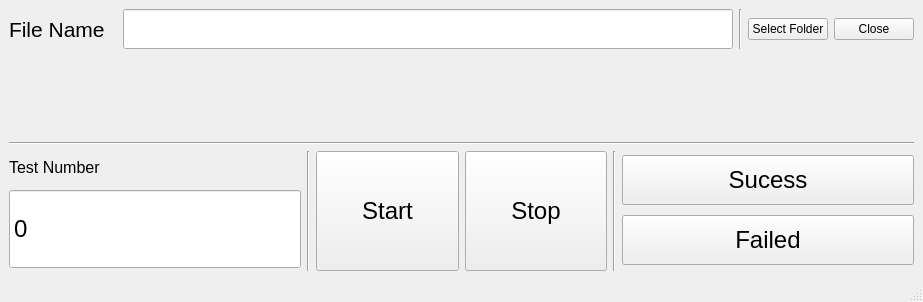
<?xml version="1.0" encoding="UTF-8"?>
<ui version="4.0">
 <class>MainWindow</class>
 <widget class="QMainWindow" name="MainWindow">
  <property name="geometry">
   <rect>
    <x>0</x>
    <y>0</y>
    <width>923</width>
    <height>302</height>
   </rect>
  </property>
  <property name="windowTitle">
   <string>MainWindow</string>
  </property>
  <widget class="QWidget" name="centralwidget">
   <layout class="QVBoxLayout" name="verticalLayout_3">
    <item>
     <layout class="QHBoxLayout" name="horizontalLayout_2">
      <item>
       <widget class="QLabel" name="label_2">
        <property name="font">
         <font>
          <pointsize>16</pointsize>
         </font>
        </property>
        <property name="text">
         <string>File Name  </string>
        </property>
       </widget>
      </item>
      <item>
       <widget class="QLineEdit" name="fileEdit">
        <property name="minimumSize">
         <size>
          <width>0</width>
          <height>40</height>
         </size>
        </property>
        <property name="maximumSize">
         <size>
          <width>16777215</width>
          <height>40</height>
         </size>
        </property>
        <property name="font">
         <font>
          <pointsize>16</pointsize>
         </font>
        </property>
       </widget>
      </item>
      <item>
       <widget class="Line" name="line_4">
        <property name="orientation">
         <enum>Qt::Vertical</enum>
        </property>
       </widget>
      </item>
      <item>
       <widget class="QPushButton" name="openButton">
        <property name="text">
         <string>Select Folder</string>
        </property>
       </widget>
      </item>
      <item>
       <widget class="QPushButton" name="closeButton">
        <property name="text">
         <string>Close</string>
        </property>
       </widget>
      </item>
     </layout>
    </item>
    <item>
     <spacer name="verticalSpacer">
      <property name="orientation">
       <enum>Qt::Vertical</enum>
      </property>
      <property name="sizeHint" stdset="0">
       <size>
        <width>20</width>
        <height>40</height>
       </size>
      </property>
     </spacer>
    </item>
    <item>
     <widget class="Line" name="line_3">
      <property name="orientation">
       <enum>Qt::Horizontal</enum>
      </property>
     </widget>
    </item>
    <item>
     <layout class="QHBoxLayout" name="horizontalLayout_3">
      <item>
       <layout class="QVBoxLayout" name="verticalLayout_2">
        <item>
         <widget class="QLabel" name="label">
          <property name="minimumSize">
           <size>
            <width>0</width>
            <height>30</height>
           </size>
          </property>
          <property name="maximumSize">
           <size>
            <width>16777215</width>
            <height>30</height>
           </size>
          </property>
          <property name="font">
           <font>
            <pointsize>12</pointsize>
           </font>
          </property>
          <property name="text">
           <string>Test Number</string>
          </property>
         </widget>
        </item>
        <item>
         <widget class="QSpinBox" name="testSpinBox">
          <property name="minimumSize">
           <size>
            <width>0</width>
            <height>80</height>
           </size>
          </property>
          <property name="maximumSize">
           <size>
            <width>16777215</width>
            <height>80</height>
           </size>
          </property>
          <property name="font">
           <font>
            <pointsize>18</pointsize>
           </font>
          </property>
          <property name="readOnly">
           <bool>true</bool>
          </property>
          <property name="buttonSymbols">
           <enum>QAbstractSpinBox::NoButtons</enum>
          </property>
          <property name="maximum">
           <number>100000000</number>
          </property>
         </widget>
        </item>
       </layout>
      </item>
      <item>
       <widget class="Line" name="line">
        <property name="orientation">
         <enum>Qt::Vertical</enum>
        </property>
       </widget>
      </item>
      <item>
       <layout class="QHBoxLayout" name="horizontalLayout">
        <item>
         <widget class="QPushButton" name="startButton">
          <property name="minimumSize">
           <size>
            <width>0</width>
            <height>120</height>
           </size>
          </property>
          <property name="maximumSize">
           <size>
            <width>16777215</width>
            <height>120</height>
           </size>
          </property>
          <property name="font">
           <font>
            <pointsize>18</pointsize>
           </font>
          </property>
          <property name="text">
           <string>Start</string>
          </property>
         </widget>
        </item>
        <item>
         <widget class="QPushButton" name="stopButton">
          <property name="minimumSize">
           <size>
            <width>0</width>
            <height>120</height>
           </size>
          </property>
          <property name="maximumSize">
           <size>
            <width>16777215</width>
            <height>120</height>
           </size>
          </property>
          <property name="font">
           <font>
            <pointsize>18</pointsize>
           </font>
          </property>
          <property name="text">
           <string>Stop</string>
          </property>
         </widget>
        </item>
       </layout>
      </item>
      <item>
       <widget class="Line" name="line_2">
        <property name="orientation">
         <enum>Qt::Vertical</enum>
        </property>
       </widget>
      </item>
      <item>
       <layout class="QVBoxLayout" name="verticalLayout">
        <item>
         <widget class="QPushButton" name="sucessButton">
          <property name="minimumSize">
           <size>
            <width>0</width>
            <height>50</height>
           </size>
          </property>
          <property name="maximumSize">
           <size>
            <width>16777215</width>
            <height>50</height>
           </size>
          </property>
          <property name="font">
           <font>
            <pointsize>18</pointsize>
           </font>
          </property>
          <property name="text">
           <string>Sucess</string>
          </property>
         </widget>
        </item>
        <item>
         <widget class="QPushButton" name="failButton">
          <property name="minimumSize">
           <size>
            <width>0</width>
            <height>50</height>
           </size>
          </property>
          <property name="maximumSize">
           <size>
            <width>16777215</width>
            <height>50</height>
           </size>
          </property>
          <property name="font">
           <font>
            <pointsize>18</pointsize>
           </font>
          </property>
          <property name="text">
           <string>Failed</string>
          </property>
         </widget>
        </item>
       </layout>
      </item>
     </layout>
    </item>
   </layout>
  </widget>
  <widget class="QMenuBar" name="menubar">
   <property name="geometry">
    <rect>
     <x>0</x>
     <y>0</y>
     <width>923</width>
     <height>17</height>
    </rect>
   </property>
  </widget>
  <widget class="QStatusBar" name="statusbar"/>
 </widget>
 <resources/>
 <connections/>
</ui>
